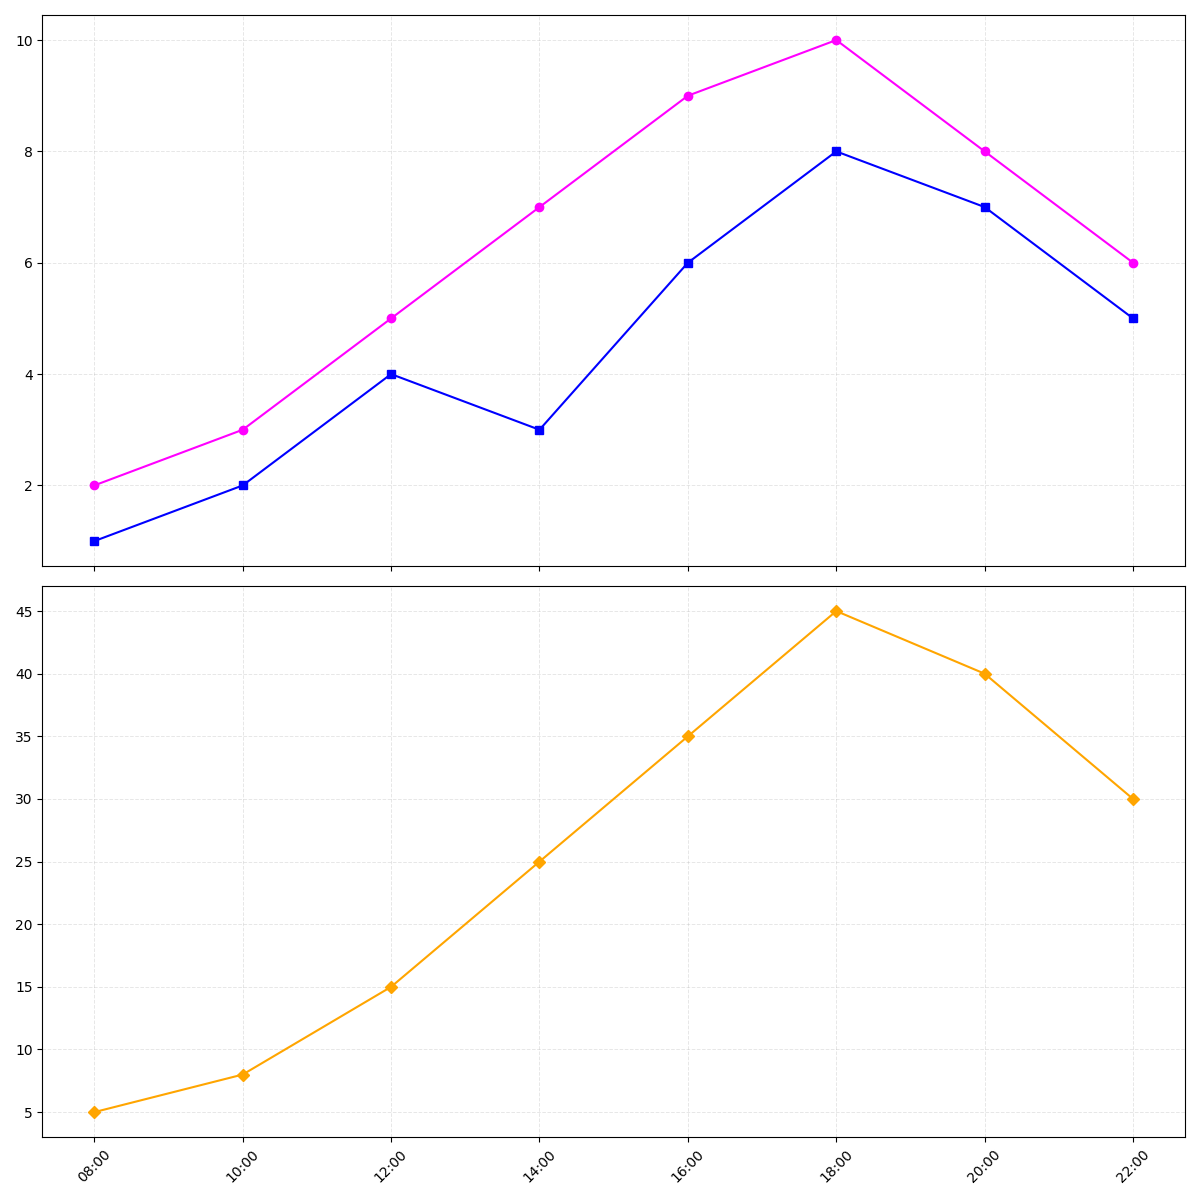

The script that drew this image:
import matplotlib.pyplot as plt
import numpy as np

# Define times of the day
times = np.array(['08:00', '10:00', '12:00', '14:00', '16:00', '18:00', '20:00', '22:00'])

# Number of bands performing at the designated times 
pop_bands = np.array([2, 3, 5, 7, 9, 10, 8, 6])
rock_bands = np.array([1, 2, 4, 3, 6, 8, 7, 5])

# Audience attendance at those times in hundreds
audience_attendance = np.array([5, 8, 15, 25, 35, 45, 40, 30])

# Setting up the figure with two subplots
fig, axes = plt.subplots(2, 1, figsize=(12, 12), sharex=True)

# Plotting number of bands performing over time
axes[0].plot(times, pop_bands, '-o', color='magenta')
axes[0].plot(times, rock_bands, '-s', color='blue')
axes[0].grid(alpha=0.3, linestyle='--', linewidth=0.7)

# Plotting audience attendance
axes[1].plot(times, audience_attendance, '-D', color='orange')
axes[1].grid(alpha=0.3, linestyle='--', linewidth=0.7)

# Adjust x-axis labels to prevent overlap
for ax in axes:
    ax.tick_params(axis='x', rotation=45)

# Optimize layout
plt.tight_layout()

# Display the plots
plt.show()
